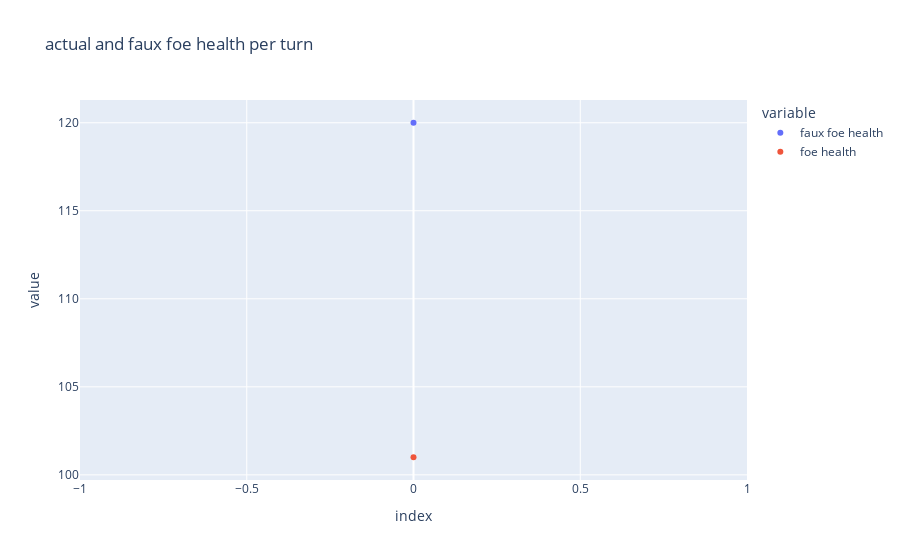

The notebook cell saved with this chart:
### Code cell
px.scatter(
    encounter_stats, 
    y=["faux foe health", "foe health"], 
    title="actual and faux foe health per turn"
)

### Figure 1 — Plotly figure (JSON) as saved in the notebook; plotly's stock layout.template omitted (floating-point values rounded to 4 significant figures)
{"data": [{"hovertemplate": "variable=faux foe health<br>index=%{x}<br>value=%{y}<extra></extra>", "legendgroup": "faux foe health", "marker": {"color": "#636efa", "symbol": "circle"}, "mode": "markers", "name": "faux foe health", "orientation": "v", "showlegend": true, "type": "scatter", "x": [0], "xaxis": "x", "y": [120], "yaxis": "y"}, {"hovertemplate": "variable=foe health<br>index=%{x}<br>value=%{y}<extra></extra>", "legendgroup": "foe health", "marker": {"color": "#EF553B", "symbol": "circle"}, "mode": "markers", "name": "foe health", "orientation": "v", "showlegend": true, "type": "scatter", "x": [0], "xaxis": "x", "y": [101], "yaxis": "y"}], "layout": {"legend": {"title": {"text": "variable"}, "tracegroupgap": 0}, "title": {"text": "actual and faux foe health per turn"}, "xaxis": {"anchor": "y", "domain": [0, 1], "title": {"text": "index"}}, "yaxis": {"anchor": "x", "domain": [0, 1], "title": {"text": "value"}}}}
